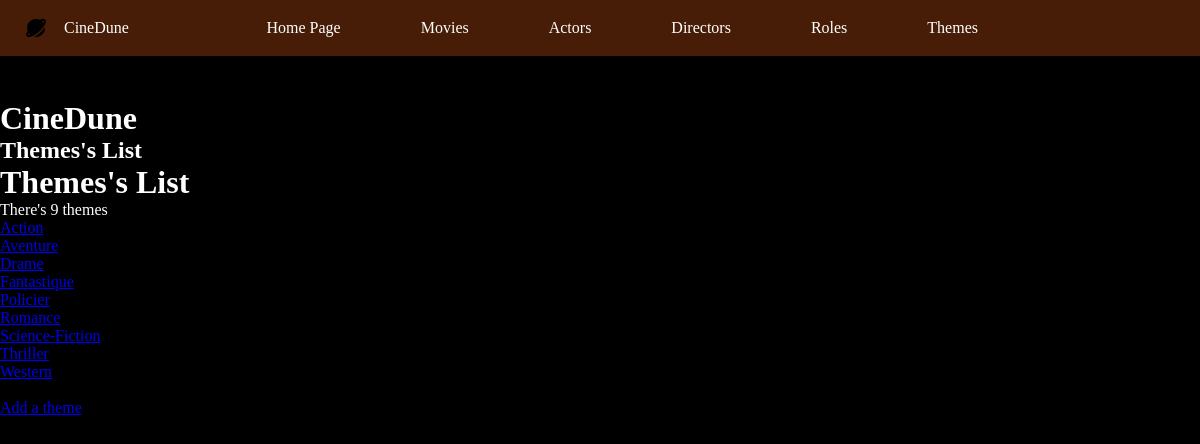
The app's page /index.php?action=listThemes, older data.
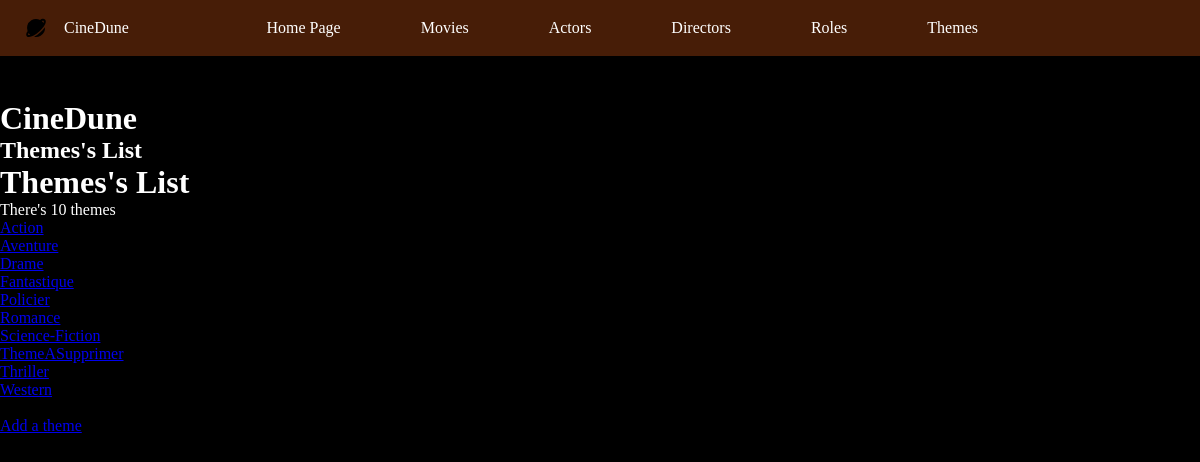
The same page, newer data.
### tables this page shows
CREATE TABLE IF NOT EXISTS `theme` (
  `idTheme` int NOT NULL AUTO_INCREMENT,
  `typeName` varchar(100) NOT NULL,
  PRIMARY KEY (`idTheme`)
);

### controller/ThemeController.php (called while the page is built, shortened)
<?php
class ThemeController
{
    public function listThemes(): void
    {
        $pdo = Connect::toLogIn();
        $requestThemes = $pdo->query("
        SELECT theme.idTheme, theme.typeName
        FROM theme
        ORDER BY typeName
        ");
        require "view/themes/listThemes.php";
    }
}

### view/themes/listThemes.php (the view, shortened to what this page needs)
<?php ob_start();
$themes = $requestThemes->fetchAll();
?>
<h1>Themes's List</h1>
<p>There's <?= $requestThemes->rowCount() ?> themes</p>
<?php
foreach ($themes as $theme) {
?>
    <a href="index.php?action=themesDetails&id=<?= $theme["idTheme"] ?>"><?= $theme["typeName"] . "<br>" ?></a>
<?php
}
?>
<br>
<a href="index.php?action=addTheme">Add a theme</a>
<?php
require "view/template.php";

Row changes from the older to the newer data that the page shows:
added theme: typeName "ThemeASupprimer"
Text that changed along with them:
$requestThemes->rowCount(): "9" → "10"
